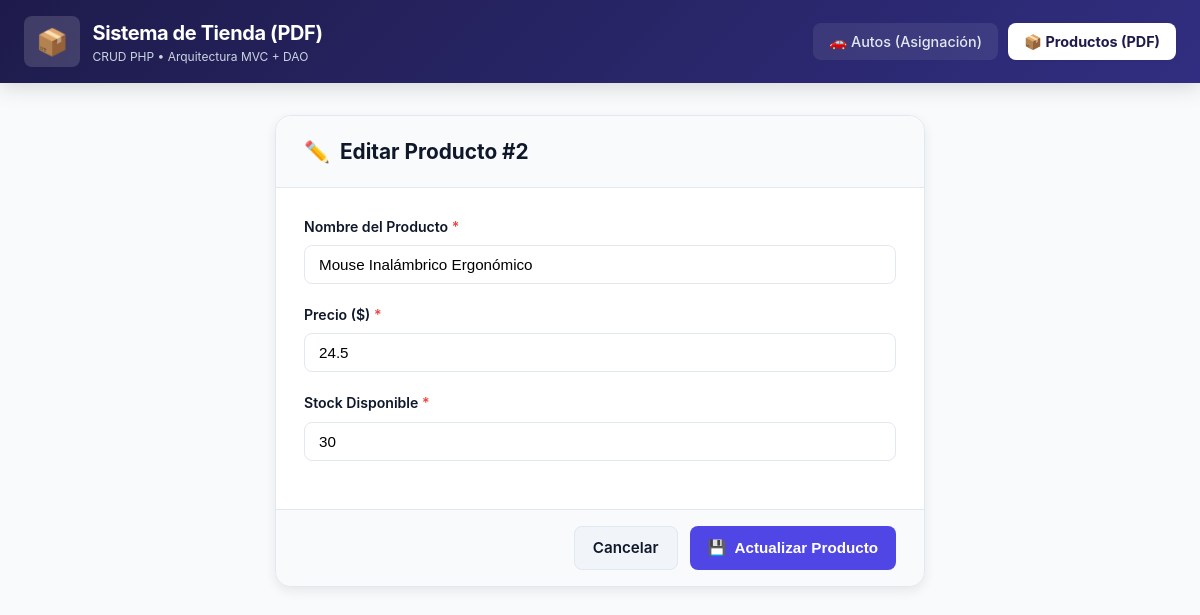
/index.php?modulo=productos&accion=editar&id=2, run on the app's committed database.
### tables this page shows
CREATE TABLE `producto` (
  `id` int NOT NULL AUTO_INCREMENT,
  `nombre` varchar(100) NOT NULL,
  `precio` double NOT NULL,
  `stock` int NOT NULL,
  PRIMARY KEY (`id`)
);

### controlador/ProductoController.php (called while the page is built, shortened)
<?php
require_once "modelo/Producto.php";
require_once "modelo/ProductoDao.php";
class ProductoController
{
    private $dao;
    public function __construct($dao)
    {
        $this->dao = $dao;
    }
    public function editar()
    {
        $id = $_GET["id"];
        $producto = $this->dao->buscarPorId($id);
        require "vista/productos/formulario.php";
    }
}

### modelo/ProductoDao.php (called while the page is built, shortened)
<?php
require_once "modelo/Producto.php";
class ProductoDao
{
    private $conexion;
    public function __construct($conexion)
    {
        $this->conexion = $conexion;
    }
    public function buscarPorId($id)
    {
        $sql = "SELECT id, nombre, precio, stock
                FROM producto
                WHERE id = :id";
        $stmt = $this->conexion->prepare($sql);
        $stmt->execute(["id" => $id]);
        $fila = $stmt->fetch(PDO::FETCH_ASSOC);
        if ($fila) {
            return new Producto(
                $fila["id"],
                $fila["nombre"],
                $fila["precio"],
                $fila["stock"]
            );
        }
        return null;
    }
}

### modelo/Producto.php (called while the page is built, shortened)
<?php
class Producto
{
    private $id;
    private $nombre;
    private $precio;
    private $stock;
    public function __construct(
        $id = null,
        $nombre = "",
        $precio = 0,
        $stock = 0
    ) {
        $this->id = $id;
        $this->nombre = $nombre;
        $this->precio = $precio;
        $this->stock = $stock;
    }
    public function getId()
    {
        return $this->id;
    }
    public function getNombre()
    {
        return $this->nombre;
    }
    public function getPrecio()
    {
        return $this->precio;
    }
    public function getStock()
    {
        return $this->stock;
    }
}

### vista/productos/formulario.php (the view, shortened to what this page needs)
<!DOCTYPE html>
<html lang="es">
<head>
    <link rel="stylesheet" href="public/css/estilos.css">
</head>
<body>
    <header class="navbar">
        <div class="nav-container">
            <a href="index.php?modulo=productos" class="brand">
                <span class="brand-icon">📦</span>
                <div>
                    <span class="brand-title">Sistema de Tienda (PDF)</span>
                    <span class="brand-subtitle">CRUD PHP • Arquitectura MVC + DAO</span>
                </div>
            </a>
            <nav class="nav-links">
                <a href="index.php?modulo=autos" class="nav-btn">🚗 Autos (Asignación)</a>
                <a href="index.php?modulo=productos" class="nav-btn active">📦 Productos (PDF)</a>
            </nav>
        </div>
    </header>
    <main class="container">
        <div class="form-card">
            <div class="form-header">
                <h2>
                    <span><?= $producto->getId() ? '✏️' : '➕' ?></span>
                    <?= $producto->getId() ? 'Editar Producto #' . $producto->getId() : 'Nuevo Producto' ?>
                </h2>
            </div>
            <form action="index.php?modulo=productos&accion=<?= $producto->getId() ? 'actualizar' : 'guardar' ?>" method="POST">
                <div class="form-body">
                    <div class="form-group">
                        <label for="nombre">Nombre del Producto <span style="color:var(--danger)">*</span></label>
                        <input type="text" id="nombre" name="nombre" class="form-control" required
                               placeholder="Ej: Teclado Mecánico RGB"
                               value="<?= htmlspecialchars($producto->getNombre() ?? '') ?>" autofocus>
                    </div>
                    <div class="form-group">
                        <label for="precio">Precio ($) <span style="color:var(--danger)">*</span></label>
                        <input type="number" step="0.01" min="0" id="precio" name="precio" class="form-control" required
                               placeholder="Ej: 49.99"
                               value="<?= htmlspecialchars($producto->getPrecio() ?? '') ?>">
                    </div>
                    <div class="form-group">
                        <label for="stock">Stock Disponible <span style="color:var(--danger)">*</span></label>
                        <input type="number" min="0" id="stock" name="stock" class="form-control" required
                               placeholder="Ej: 25"
                               value="<?= htmlspecialchars($producto->getStock() ?? '') ?>">
                    </div>
                </div>
                <div class="form-footer">
                    <a href="index.php?modulo=productos" class="btn btn-secondary">Cancelar</a>
                    <button type="submit" class="btn btn-primary">
                        <span>💾</span> <?= $producto->getId() ? 'Actualizar Producto' : 'Guardar Producto' ?>
                    </button>
                </div>
            </form>
        </div>
    </main>
</body>
</html>

### public/css/estilos.css (style rules this page uses)
:root { --primary: #4f46e5; --primary-hover: #4338ca; --primary-light: #e0e7ff; --secondary: #0ea5e9; --success: #10b981; --success-hover: #059669; --danger: #ef4444; --danger-hover: #dc2626; --warning: #f59e0b; --bg-main: #f8fafc; --bg-card: #ffffff; --text-main: #0f172a; --text-muted: #64748b; --border-color: #e2e8f0; --radius-sm: 8px; --radius-md: 12px; --radius-lg: 16px; --shadow-sm: 0 1px 3px rgba(0,0,0,0.06); --shadow-md: 0 4px 12px rgba(0,0,0,0.08); --shadow-lg: 0 10px 25px rgba(0,0,0,0.1); --transition: all 0.2s cubic-bezier(0.4, 0, 0.2, 1); }
* { margin: 0; padding: 0; box-sizing: border-box; }
body { font-family: -apple-system, BlinkMacSystemFont, "Segoe UI", Roboto, Helvetica, Arial, sans-serif; background-color: var(--bg-main); color: var(--text-main); line-height: 1.5; padding-bottom: 60px; }
.navbar { background: #1e1b4b; background: linear-gradient(135deg, #1e1b4b 0%, #312e81 100%); color: #ffffff; padding: 16px 24px; box-shadow: 0 4px 20px rgba(0,0,0,0.15); position: sticky; top: 0; z-index: 100; }
.nav-container { max-width: 1200px; margin: 0 auto; display: flex; justify-content: space-between; align-items: center; flex-wrap: wrap; gap: 16px; }
.brand { display: flex; align-items: center; gap: 12px; text-decoration: none; color: #ffffff; }
.brand-icon { font-size: 26px; background: rgba(255, 255, 255, 0.15); padding: 6px 12px; border-radius: var(--radius-sm); }
.brand-title { font-size: 1.25rem; font-weight: 700; letter-spacing: -0.02em; }
.brand-subtitle { font-size: 0.75rem; color: #cbd5e1; display: block; }
.nav-links { display: flex; gap: 10px; align-items: center; }
.nav-btn { text-decoration: none; color: #e2e8f0; padding: 8px 16px; border-radius: var(--radius-sm); font-size: 0.9rem; font-weight: 500; transition: var(--transition); background: rgba(255,255,255,0.08); }
.nav-btn.active { background: #ffffff; color: #1e1b4b; font-weight: 700; box-shadow: var(--shadow-sm); }
.container { max-width: 1200px; margin: 32px auto; padding: 0 20px; }
.btn { display: inline-flex; align-items: center; gap: 8px; padding: 10px 18px; border-radius: var(--radius-sm); font-size: 0.95rem; font-weight: 600; text-decoration: none; cursor: pointer; border: none; transition: var(--transition); }
.btn-primary { background: var(--primary); color: #ffffff; }
.btn-secondary { background: #f1f5f9; color: var(--text-main); border: 1px solid var(--border-color); }
.form-card { background: var(--bg-card); border-radius: var(--radius-lg); box-shadow: var(--shadow-md); border: 1px solid var(--border-color); max-width: 650px; margin: 0 auto; overflow: hidden; }
.form-header { background: #f8fafc; padding: 20px 28px; border-bottom: 1px solid var(--border-color); }
.form-header h2 { font-size: 1.3rem; color: var(--text-main); display: flex; align-items: center; gap: 10px; }
.form-body { padding: 28px; }
.form-group { margin-bottom: 20px; }
.form-group label { display: block; font-size: 0.88rem; font-weight: 600; margin-bottom: 8px; color: var(--text-main); }
.form-control { width: 100%; padding: 10px 14px; border: 1px solid var(--border-color); border-radius: var(--radius-sm); font-size: 0.95rem; transition: var(--transition); background: #ffffff; }
.form-footer { padding: 16px 28px; background: #f8fafc; border-top: 1px solid var(--border-color); display: flex; justify-content: flex-end; gap: 12px; }

### data on the page
producto: id "2", nombre "Mouse Inalámbrico Ergonómico", precio "24.5", stock "30"
